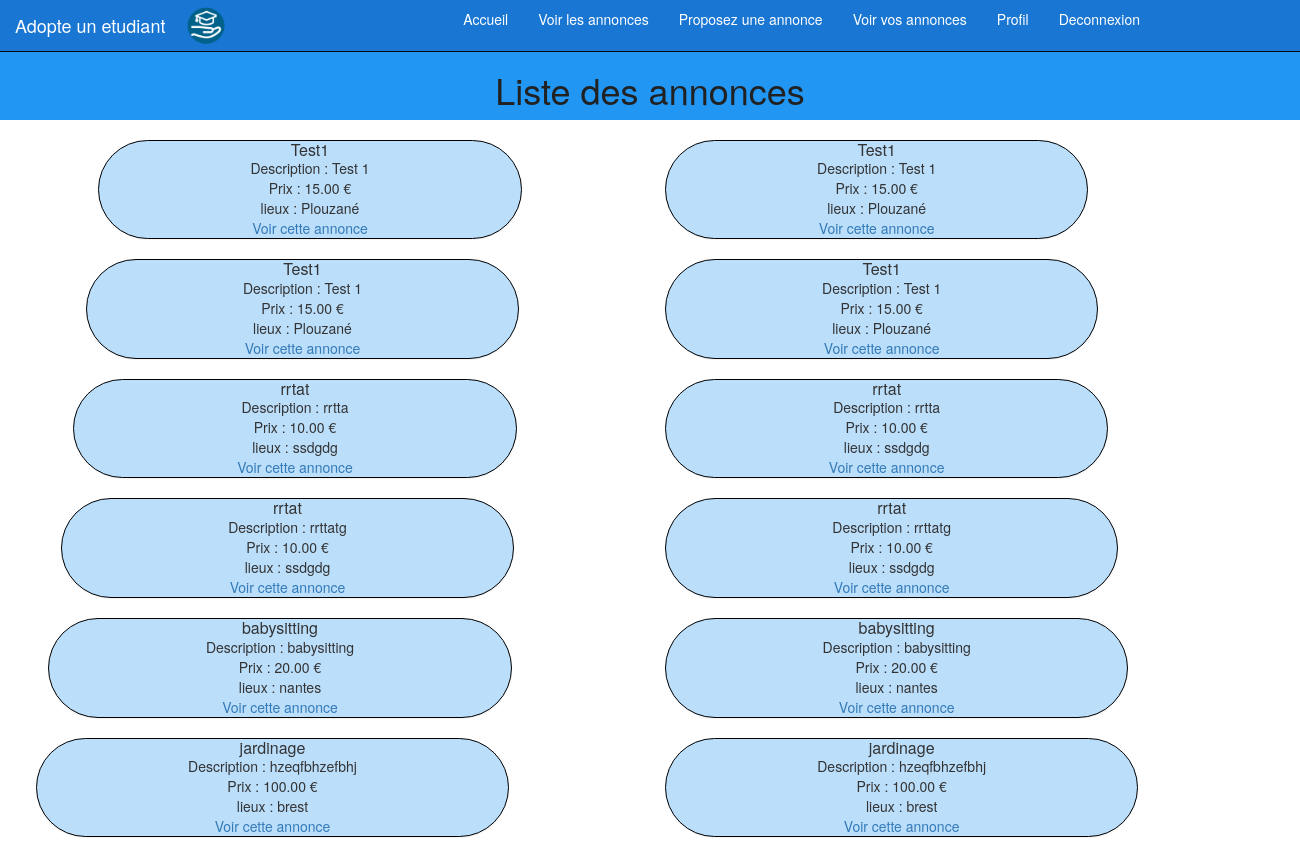
The page /annonces/ on the database as committed earlier.
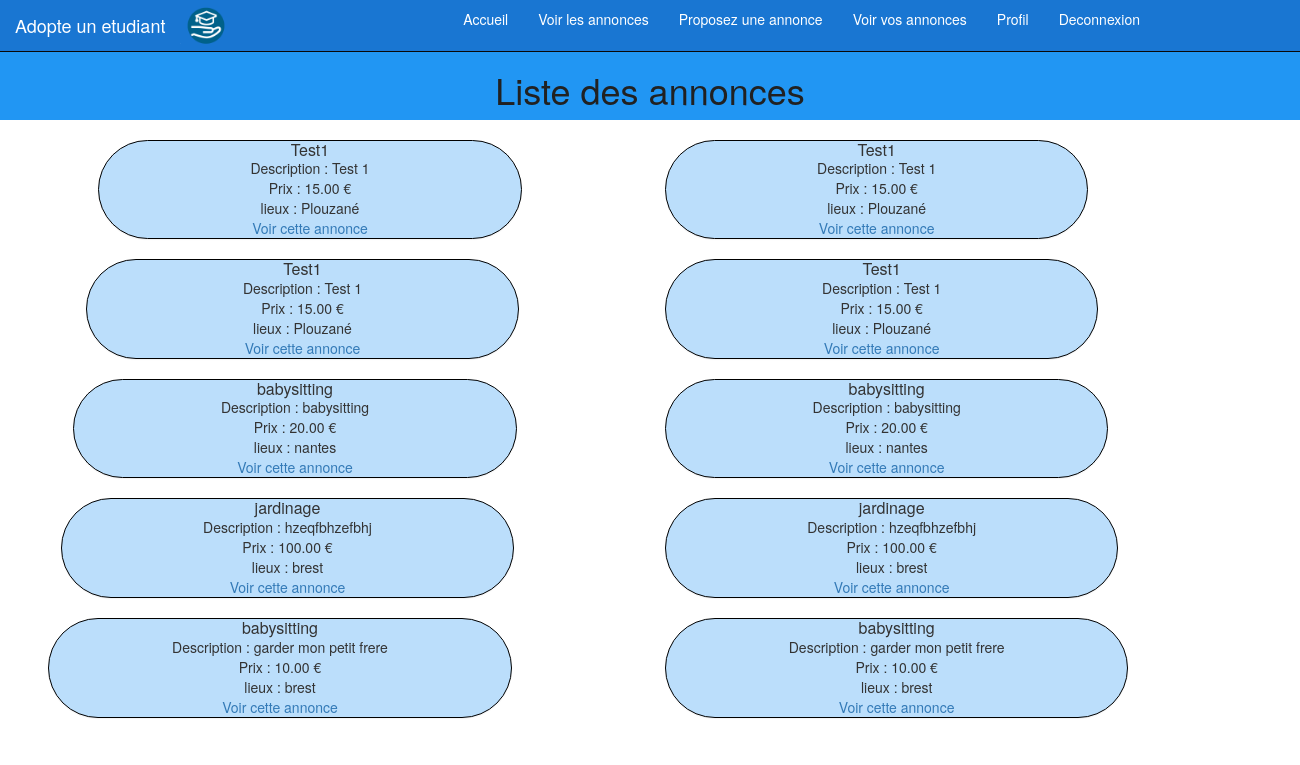
The same page on the database as committed later.
### profils/models.py (models this page shows, shortened)
class Annonce (models.Model) :
	titre = models.CharField(max_length=200)
	annonce = models.TextField(null=False)
	date = models.DateTimeField(auto_now_add=True, auto_now=False, verbose_name = "Date de dépôt")
	prix = models.DecimalField(max_digits=5,decimal_places=2)
	annonceur = models.CharField(max_length=100)
	etudiant = models.CharField(max_length=100, blank=True) # blank permet de rendre ce champs optionnel
	lieux = models.CharField(max_length=50)
	distance_max = models.IntegerField()
	numero = models.IntegerField()
	etat = models.CharField(max_length=10)
	postulant = models.CharField(max_length=100, null=True)
	message_postulant = models.TextField(max_length=1000,null=True)

### profils/views.py (the view)
# urls.py: url(r'^annonces/$',views.list_annonces),
def list_annonces(request):
    annonces = Annonce.objects.filter(etat="a_faire")
    nb_q_annonce = len(annonces) // 2
    nb_r_annonce = len(annonces) % 2
    return render(request,'profils/list_annonces.html',locals())

### profils/templates/profils/list_annonces.html (shortened to what this page needs)
<!DOCTYPE html>
<html lang="fr">
<head>
    {% load static %}
    <link rel="stylesheet" href="{% static 'style.css' %}" >
    <link rel="stylesheet" href="{% static 'css/bootstrap.css' %}">
</head>
<body>
<div class="row" style="height: 50px">
<nav class="navbar navbar-inverse navbar-fixed-top" style="background-color: #1976D2">
  <div class="container" style="display:inline-block">
    <div id="navbar" style="display: inline-block;">
        <img src="{% static 'img/logo.png' %}" alt="mon image" width="10%" height="10%">
    </div>
    <div class="navbar-header" >
      <a class="navbar-brand" href="#" style="color :#FFFFFF">Adopte un etudiant</a>
    </div>
    <div id="navbar" class="collapse navbar-collapse" >
      <ul class="nav navbar-nav" style="float:right; margin : -5% 0 0 0" >
        <li class="active" ><a href="/" style="background-color: #1976D2">Accueil</a></li>
        <li><a href="/annonces" style="color:#FFFFFF">Voir les annonces</a></li>
        <li><a href="/proposer_annonce" style="color :#FFFFFF"> Proposez une annonce </a></li>
        <li><a href="/voir_annonces_perso/a_faire" style="color:#FFFFFF"> Voir vos annonces</a></li>
        <li><a href="/profil" style="color:#FFFFFF"> Profil</a></li>
        <li><a href="/deconnexion" style="color:#FFFFFF"> Deconnexion </a></li>
      </ul>
    </div>
  </div>
</nav>
</div>
<div class="row" >
	<div class="row" style="background-color: #2196F3; text-align: center;">
		<div class="col-lg-4 col-lg-offset-4">
			<h1 style="color:#212121">Liste des annonces</h1>
		</div>
	</div>
	<br>
	{% for annonce in annonces %}
		<div class="row">
			<div class="col-lg-4 col-md-4 col-md-offset-1 col-lg-offset-1">
				<div class="panel panel-default" style="text-align: center; border-radius: 50px; border-color:#000000; background-color: #BBDEFB">
					<h2 class="panel-title" style="border-radius: 50px;">{{ annonce.titre }}</h2>
					Description : {{annonce.annonce }} <br/>
					Prix : {{ annonce.prix }} € <br/>
					lieux : {{ annonce.lieux }} <br/>
					<a href="{% url "lire_annonce" annonce.numero%}">Voir cette annonce</a>
				</div>
			</div>
			<div class="col-lg-4 col-md-4 col-md-offset-1 col-lg-offset-1">
				<div class="panel panel-default" style="text-align: center; border-radius: 50px; border-color:#000000; background-color: #BBDEFB">
					<h2 class="panel-title" style="border-radius: 50px;">{{ annonce.titre }}</h2>
					Description : {{annonce.annonce }} <br/>
					Prix : {{ annonce.prix }} € <br/>
					lieux : {{ annonce.lieux }} <br/>
					<a href="{% url "lire_annonce" annonce.numero%}">Voir cette annonce</a>
				</div>
		</div>
{% endfor %}
</div>
</body>
</html>

Rows that differ between the two databases and show on the page:
removed Annonce: titre "rrtat", annonce "rrtta", prix "10.00", lieux "ssdgdg"
removed Annonce: titre "rrtat", annonce "rrttatg", prix "10.00", lieux "ssdgdg"
added Annonce: titre "babysitting", annonce "garder mon petit frere", prix "10.00", lieux "brest"
